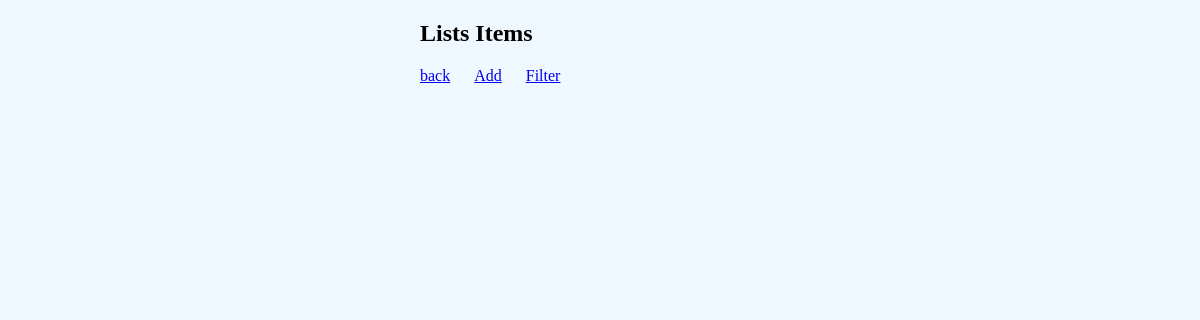
The page /list/10/ders-calis/ (signed in) on the database as committed earlier.
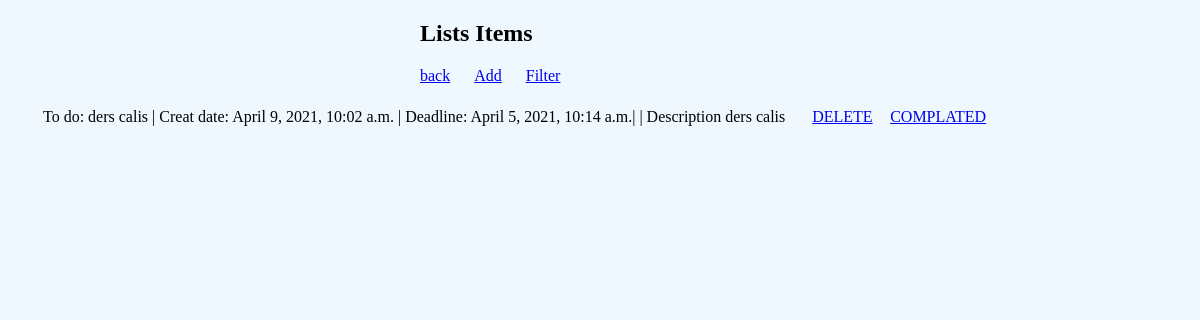
The same page on the database as committed later.
### lists/models.py (models this page shows, shortened)
class Items(models.Model):
    STATUS = (
        ('True', 'Completed'),
        ('False', 'Continue')
    )
    user = models.ForeignKey(User, on_delete=models.CASCADE)
    list = models.ForeignKey(Lists, on_delete=models.CASCADE)
    name = models.CharField(max_length=30)
    status = models.CharField(max_length=10, choices=STATUS)
    description = models.CharField(blank=True, max_length= 255)
    created_at = models.DateTimeField(auto_now_add=True)
    deadline = models.CharField(max_length=60)
    slug = models.SlugField(null=False, unique=True)

### home/views.py (the view)
# urls.py: path('list/<int:id>/<slug:slug>/', views.list_detail, name='list_detail'),
@login_required(login_url='/login')
def list_detail(request, id, slug):
    list = Lists.objects.get(pk=id)
    item = Items.objects.filter(list_id=id, status=False)
    context ={
        'item': item
    }
    return render(request,'list_detail.html', context)

### home/templates/list_detail.html (shortened to what this page needs)
<!DOCTYPE html>
<html lang="en">
<head>
</head>
<body>
   <div id="myDIV" class="header">
      <h2>Lists Items</h2>
       <a href="/index">back</a>
       <a  style="margin-left: 20px" href="/additem" class="addBtn">Add</a>
       <a style="margin-left: 20px" href="/additem" class="addBtn">Filter</a>
    </div>
  <table id="table1" >
      {% for rs in item %}
        <tr>
            <td class="tex-left">To do:  {{ rs.name }}</td>
            <td class="tex-left">| Creat date: {{ rs.created_at }}</td>
            <td class="tex-left">| Deadline: {{ rs.deadline }}| </td>
            <td class="text-left">| Description {{ rs.description }}</td>
            <td><a style="margin-left: 38%" href="/additem" class="addBtn">DELETE</a></td>
            <td><a style="margin-left: 38%" href="/additem" class="addBtn">COMPLATED</a></td>
        </tr>
      {% endfor %}
  </table>
</body>
</html>

Rows that differ between the two databases and show on the page:
added Items: name "ders calis", created_at "April 9, 2021, 10:02 a.m.", deadline "April 5, 2021, 10:14 a.m.", description "ders calis"
